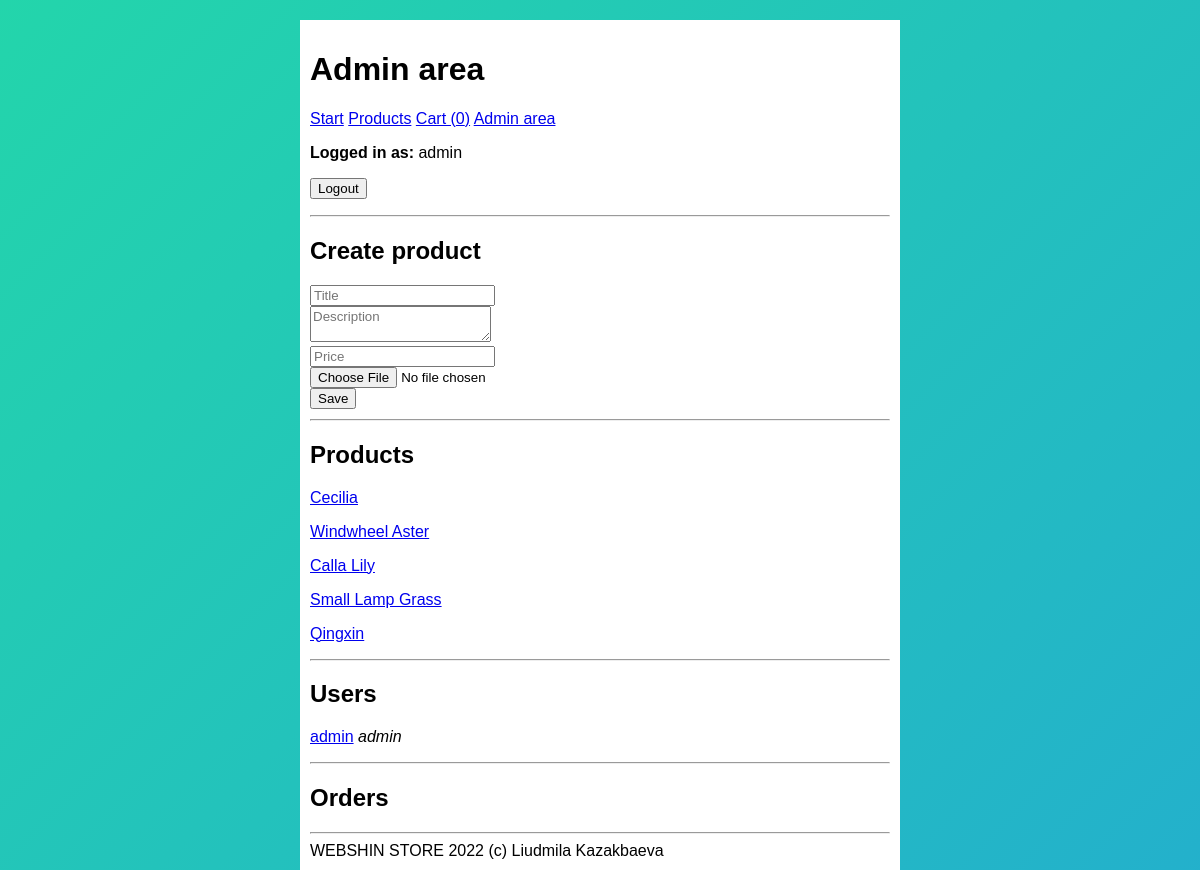
Screenshot of /pages/admin.php (signed in) with the database file from the repository.
### tables this page shows
CREATE TABLE IF NOT EXISTS `users` (
  `id` int NOT NULL AUTO_INCREMENT,
  `username` varchar(40) NOT NULL,
  `password-hash` varchar(400) NOT NULL,
  `role` varchar(40) NOT NULL,
  PRIMARY KEY (`id`)
);

CREATE TABLE IF NOT EXISTS `products` (
  `id` int NOT NULL AUTO_INCREMENT,
  `title` varchar(40) NOT NULL,
  `description` varchar(100) NOT NULL,
  `price` int NOT NULL,
  `img-url` varchar(200) NOT NULL,
  PRIMARY KEY (`id`)
);

### classes/Database.php (called while the page is built, shortened)
<?php
class Database{
    private $host = "localhost";
    private $user = "root";
    private $pass = "1234";
    private $db = "shop-db";
    public function __construct()
    {
        $this->conn = mysqli_connect($this->host, $this->user, $this->pass, $this->db);
    }
}
?>

### classes/UsersDatabase.php (called while the page is built, shortened)
<?php
require_once __DIR__ . "/Database.php";
require_once __DIR__ . "/User.php";
class UsersDatabase extends Database{
    public function get_all(){
        $query = "SELECT * FROM users";
        $result = mysqli_query($this->conn,  $query);
        $db_users = mysqli_fetch_all($result, MYSQLI_ASSOC);
        $users = [];
        foreach($db_users as $db_user){
            $user = new User($db_user["username"], $db_user["role"], $db_user["id"]);
            $users[] = $user;
        }
        return $users;
    }
}
?>

### classes/ProductsDatabase.php (called while the page is built, shortened)
<?php
require_once __DIR__ . "/Database.php";
require_once __DIR__ . "/Product.php";
class ProductsDatabase extends Database
{
    public function get_all()
    {
        $query = "SELECT * FROM products";
        $result = mysqli_query($this->conn,  $query);
        $db_products = mysqli_fetch_all($result, MYSQLI_ASSOC);
        $products = [];
        foreach ($db_products as $db_product) {
            $db_id = $db_product["id"];
            $db_title = $db_product["title"];
            $db_description = $db_product["description"];
            $db_price = $db_product["price"];
            $db_img_url = $db_product["img-url"];
            $products[] = new Product($db_title, $db_description, $db_price, $db_img_url, $db_id);
        }
        return $products;
    }
}
?>

### classes/Product.php (called while the page is built, shortened)
<?php
class Product {
    public function __construct($title, $description, $price, $img_url, $id = 0)
    {
        if($id > 0){
            $this->id = $id;
        }
        $this->title = $title;
    }
}

### classes/User.php (called while the page is built, shortened)
<?php
class User{
    public function __construct($username, $role, $id = 0)
    {
        if($id > 0){
            $this->id = $id;
        }
        $this->username = $username;
        $this->role = $role;
    }
}

### pages/admin.php (the view, shortened to what this page needs)
<?php
require_once __DIR__ . "/../classes/Template.php";
require_once __DIR__ . "/../classes/ProductsDatabase.php";
require_once __DIR__ . "/../classes/UsersDatabase.php";
$products_db = new ProductsDatabase();
$users_db = new UsersDatabase();
$users = $users_db->get_all();
$products = $products_db->get_all();
Template::header("Admin area"); ?>
<h2>Create product</h2>
<form action="/php-webstore/admin-scripts/post-create-product.php" method="post" enctype="multipart/form-data">
    <input type="text" name="title" placeholder="Title" required> <br>
    <textarea name="description" placeholder="Description" required></textarea> <br>
    <input type="number" name="price" placeholder="Price" required> <br>
    <input type="file" name="image" accept="image/*" required> <br>
    <input type="submit" value="Save">
</form>
<hr>
<h2>Products</h2>
<?php foreach ($products as $product) : ?>
    <p>
        <a href="/php-webstore/pages/admin-product.php?id=<?= $product->id ?>">
            <?= $product->title ?>
        </a>
    </p>
<?php endforeach; ?>
<hr>
<h2>Users</h2>
<?php foreach ($users as $user) : ?>
    <p>
        <a href="/php-webstore/pages/admin-user.php?id=<?= $user->id ?>"><?= $user->username ?></a>
        <i><?= $user->role ?></i>
    </p>
<?php endforeach; ?>
<hr>
<h2>Orders</h2>
<?php endforeach;
Template::footer();
?>

### classes/Template.php (shortened to what this page needs)
<?php
require_once __DIR__ . "/User.php";
class Template
{
    public static function header($title)
    {
        $is_logged_in = isset($_SESSION["user"]);
        $logged_in_user = $is_logged_in ? $_SESSION["user"] : null;
        $is_admin = $is_logged_in && ($logged_in_user->role == "admin");
        $cart_count = isset($_SESSION["cart"]) ? count($_SESSION["cart"]) : 0;
?>
        <!DOCTYPE html>
        <html lang="en">
        <head>
            <link rel="stylesheet" href="/php-webstore/assets/style.css">
        </head>
        <body>
            <h1><?= $title ?></h1>
            <nav>
                <a href="/php-webstore">Start</a>
                <a href="/php-webstore/pages/products.php">Products</a>
                <a href="/php-webstore/pages/cart.php">Cart (<?= $cart_count ?>)</a>
                <?php if (!$is_logged_in) : ?>
                    <a href="/php-webstore/pages/login.php">Login</a>
                    <a href="/php-webstore/pages/register.php">Register</a>
                <?php elseif ($is_admin) : ?>
                    <a href="/php-webstore/pages/admin.php">Admin area</a>
                <?php elseif ($is_logged_in && !$is_admin) : ?>
                        <a href="/php-webstore/pages/order.php">My Orders </a>
                <?php endif; ?>
            </nav>
            <?php if ($is_logged_in) : ?>
                <p>
                    <b>Logged in as:</b>
                    <?= $logged_in_user->username ?>
                <form action="/php-webstore/scripts/post-logout.php" method="post">
                    <input type="submit" value="Logout">
                </form>
                </p>
            <?php endif; ?>
            <hr>
        <?php }
    public static function footer()
    {
        ?>
            <hr>
            <footer>
                WEBSHIN STORE 2022 (c) Liudmila Kazakbaeva
            </footer>
        </body>
        </html>
<?php }
}

### assets/style.css (style rules this page uses)
* { font-family: Arial, Helvetica, sans-serif; box-sizing: border-box; }
html { background: linear-gradient(-45deg, #ee7752, #e73c7e, #23a6d5, #23d5ab); background-size: 400% 400%; animation: gradient 15s ease infinite; height: 100vh; }
body { background: white; max-width: 600px; margin: 20px auto; padding: 10px; }
form { margin: 10px 0; }

### rows the page displays
users: username "admin", role "admin"
products: title "Cecilia"
products: title "Windwheel Aster"
products: title "Calla Lily"
products: title "Small Lamp Grass"
products: title "Qingxin"

### other values shown
$title "Admin area"
$cart_count "0"
